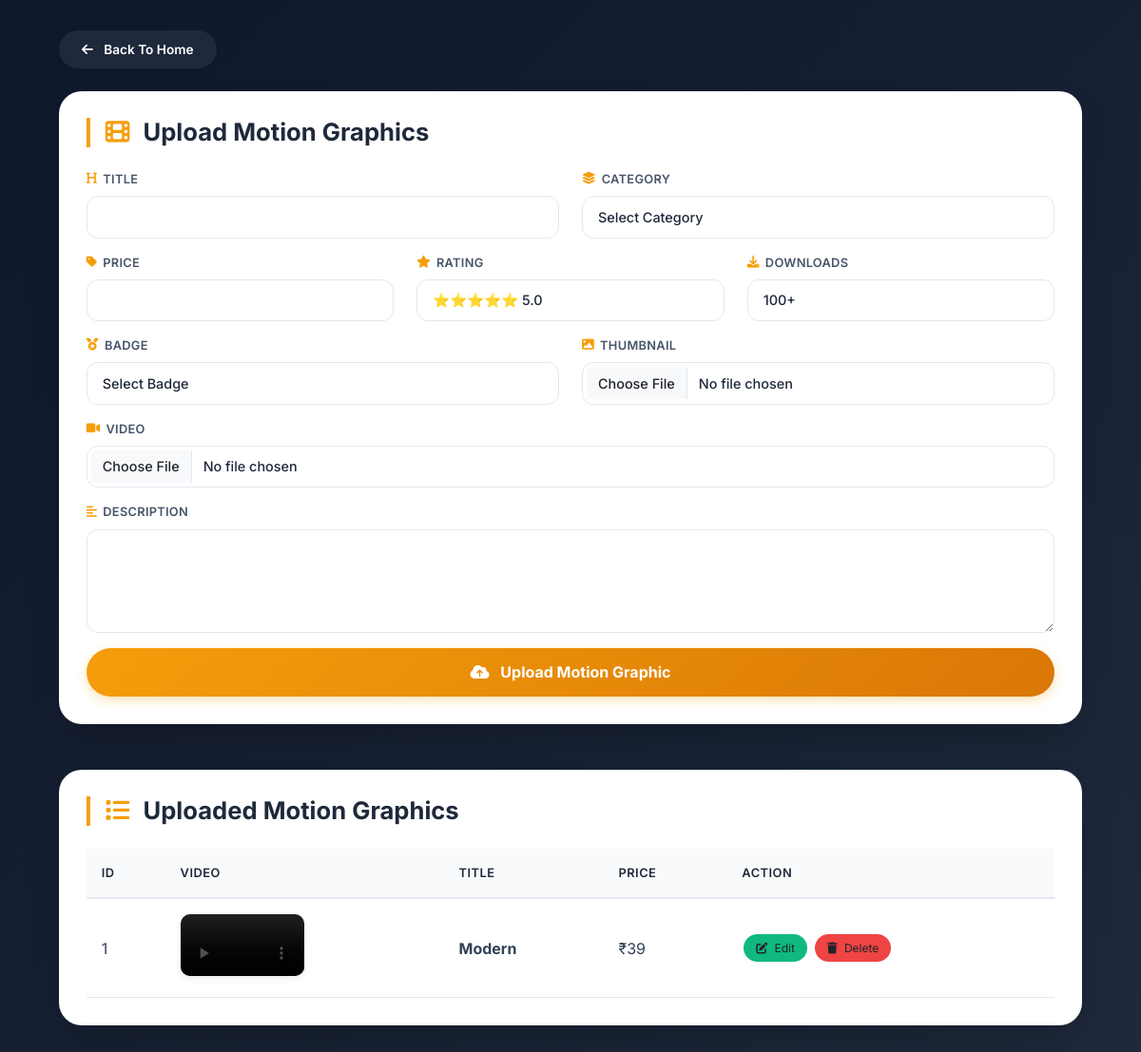
Screenshot of /upload-motion/ with the database file from the repository.
### adpanel/models.py (models this page shows, shortened)
class Motion(models.Model):
    title = models.CharField(max_length=200)
    category = models.CharField(max_length=100)
    price = models.CharField(max_length=50)
    rating = models.CharField(max_length=20)
    downloads = models.CharField(max_length=50)
    badge = models.CharField(max_length=50)
    thumbnail = models.ImageField(
        upload_to='motion/thumbnails/'
    )
    video = models.FileField(
        upload_to='motion/videos/'
    )
    description = models.TextField()

### adpanel/views.py (the view, shortened to what this page needs)
# urls.py: path('upload-motion/',ad.upload_motion,name='upload_motion'),
def upload_motion(request):
    motions = Motion.objects.all().order_by('-id')
    return render(
        request,
        'ad/upload_motion.html',
        {'motions': motions}
    )

### templates/ad/upload_motion.html (shortened to what this page needs)
<!DOCTYPE html>
{% load static %}
<html lang="en">
<head>
    <link href="https://cdn.jsdelivr.net/npm/bootstrap@5.3.3/dist/css/bootstrap.min.css" rel="stylesheet">
    <link rel="stylesheet" href="https://cdnjs.cloudflare.com/ajax/libs/font-awesome/6.5.1/css/all.min.css">
</head>
<body>
<div class="container">
    <div class="mb-4">
        <a href="{% url 'home' %}" class="btn btn-back shadow-sm">
            <i class="fas fa-arrow-left me-2"></i> Back To Home
        </a>
    </div>
    <div class="upload-card mb-5">
        <div class="card-padding">
            <h2 class="section-title">
                <i class="fas fa-film"></i> Upload Motion Graphics
            </h2>
            <form method="POST" enctype="multipart/form-data">
                <div class="row">
                    <div class="col-md-6 mb-3">
                        <label class="form-label">
                            <i class="fas fa-heading"></i> Title
                        </label>
                        <input type="text" name="title" class="form-control" required>
                    </div>
                    <div class="col-md-6 mb-3">
                        <label class="form-label">
                            <i class="fas fa-layer-group"></i> Category
                        </label>
                        <select name="category" class="form-select">
                            <option value="">Select Category</option>
                        </select>
                    </div>
                    <div class="col-md-4 mb-3">
                        <label class="form-label">
                            <i class="fas fa-tag"></i> Price
                        </label>
                        <input type="text" name="price" class="form-control">
                    </div>
                    <div class="col-md-4 mb-3">
                        <label class="form-label">
                            <i class="fas fa-star"></i> Rating
                        </label>
                        <select name="rating" class="form-select">
                            <option value="5.0">⭐⭐⭐⭐⭐ 5.0</option>
                        </select>
                    </div>
                    <div class="col-md-4 mb-3">
                        <label class="form-label">
                            <i class="fas fa-download"></i> Downloads
                        </label>
                        <select name="downloads" class="form-select">
                            <option value="100">100+</option>
                        </select>
                    </div>
                    <div class="col-md-6 mb-3">
                        <label class="form-label">
                            <i class="fas fa-medal"></i> Badge
                        </label>
                        <select name="badge" class="form-select">
                            <option value="">Select Badge</option>
                        </select>
                    </div>
                    <div class="col-md-6 mb-3">
                        <label class="form-label">
                            <i class="fas fa-image"></i> Thumbnail
                        </label>
                        <input type="file" name="thumbnail" class="form-control">
                    </div>
                    <div class="col-md-12 mb-3">
                        <label class="form-label">
                            <i class="fas fa-video"></i> Video
                        </label>
                        <input type="file" name="video" class="form-control" required>
                    </div>
                    <div class="col-md-12 mb-3">
                        <label class="form-label">
                            <i class="fas fa-align-left"></i> Description
                        </label>
                        <textarea name="description" rows="4" class="form-control"></textarea>
                    </div>
                </div>
                <button type="submit" class="btn btn-upload w-100">
                    <i class="fas fa-cloud-upload-alt me-2"></i> Upload Motion Graphic
                </button>
            </form>
        </div>
    </div>
    <div class="upload-card">
        <div class="card-padding">
            <h3 class="section-title">
                <i class="fas fa-list"></i> Uploaded Motion Graphics
            </h3>
            <div class="table-responsive">
                <table class="table-custom">
                    <thead>
                        <tr>
                            <th>ID</th>
                            <th>Video</th>
                            <th>Title</th>
                            <th>Price</th>
                            <th>Action</th>
                        </tr>
                    </thead>
                    <tbody>
                        {% for motion in motions %}
                        <tr>
                            <td>{{ motion.id }}</td>
                            <td>
                                <video controls class="video-preview">
                                    <source src="{{ motion.video.url }}">
                                </video>
                            </td>
                            <td><strong>{{ motion.title }}</strong></td>
                            <td>₹{{ motion.price }}</td>
                            <td>
                                <a href="{% url 'edit_motion' motion.id %}" class="btn btn-success-sm btn-sm">
                                    <i class="fas fa-edit me-1"></i> Edit
                                </a>
                                <a href="{% url 'delete_motion' motion.id %}" class="btn btn-danger-sm btn-sm" onclick="return confirm('Delete this motion graphic?')">
                                    <i class="fas fa-trash me-1"></i> Delete
                                </a>
                            </td>
                        </tr>
                        {% empty %}
                        <tr>
                            <td colspan="5" class="text-center py-4 text-muted">
                                <i class="fas fa-folder-open me-2"></i> No motion graphics uploaded yet
                            </td>
                        </tr>
                        {% endfor %}
                    </tbody>
                </table>
            </div>
        </div>
    </div>
</div>
</body>
</html>

### templates/ad/upload_motion.html (style rules this page uses)
* { margin: 0; padding: 0; box-sizing: border-box; }
body { font-family: 'Inter', system-ui, -apple-system, 'Segoe UI', sans-serif; background: linear-gradient(135deg, #0f172a 0%, #1e293b 100%); min-height: 100vh; padding: 2rem 0; }
.container { max-width: 1100px; margin: 0 auto; }
.upload-card { background: #ffffff; border-radius: 24px; box-shadow: 0 20px 40px -12px rgba(0, 0, 0, 0.25); transition: transform 0.2s ease, box-shadow 0.2s ease; overflow: hidden; }
.card-padding { padding: 1.8rem; }
.section-title { font-weight: 700; font-size: 1.6rem; color: #1e293b; border-left: 4px solid #f59e0b; padding-left: 1rem; margin-bottom: 1.5rem; }
.section-title i { color: #f59e0b; margin-right: 0.5rem; }
.form-label { font-weight: 600; font-size: 0.8rem; letter-spacing: 0.3px; text-transform: uppercase; color: #475569; margin-bottom: 0.5rem; display: flex; align-items: center; gap: 6px; }
.form-label i { color: #f59e0b; font-size: 0.8rem; }
.form-control, .form-select { border: 1.5px solid #e2e8f0; border-radius: 12px; padding: 0.65rem 1rem; font-size: 0.9rem; font-weight: 500; color: #1e293b; background: #ffffff; transition: all 0.2s; }
textarea.form-control { resize: vertical; }
.btn-back { background: #1e293b; border: none; border-radius: 40px; padding: 0.6rem 1.5rem; font-weight: 600; font-size: 0.85rem; color: white; transition: all 0.2s; }
.btn-upload { background: linear-gradient(135deg, #f59e0b 0%, #d97706 100%); border: none; border-radius: 40px; padding: 0.85rem; font-weight: 700; font-size: 1rem; color: white; transition: all 0.3s; box-shadow: 0 4px 12px rgba(245, 158, 11, 0.3); }
.table-custom { width: 100%; border-collapse: separate; border-spacing: 0; }
.table-custom thead th { background: #f8fafc; color: #1e293b; font-weight: 600; font-size: 0.8rem; text-transform: uppercase; letter-spacing: 0.5px; padding: 1rem; border-bottom: 2px solid #e2e8f0; }
.table-custom tbody td { padding: 1rem; vertical-align: middle; border-bottom: 1px solid #e2e8f0; color: #334155; }
.video-preview { width: 130px; border-radius: 10px; box-shadow: 0 2px 6px rgba(0,0,0,0.1); }
.btn-sm { padding: 0.35rem 0.8rem; font-size: 0.75rem; border-radius: 30px; margin: 0 2px; }
.btn-success-sm { background: #10b981; border: none; }
.btn-danger-sm { background: #ef4444; border: none; }

### rows the page displays
Motion: id "1", title "Modern", price "39"
